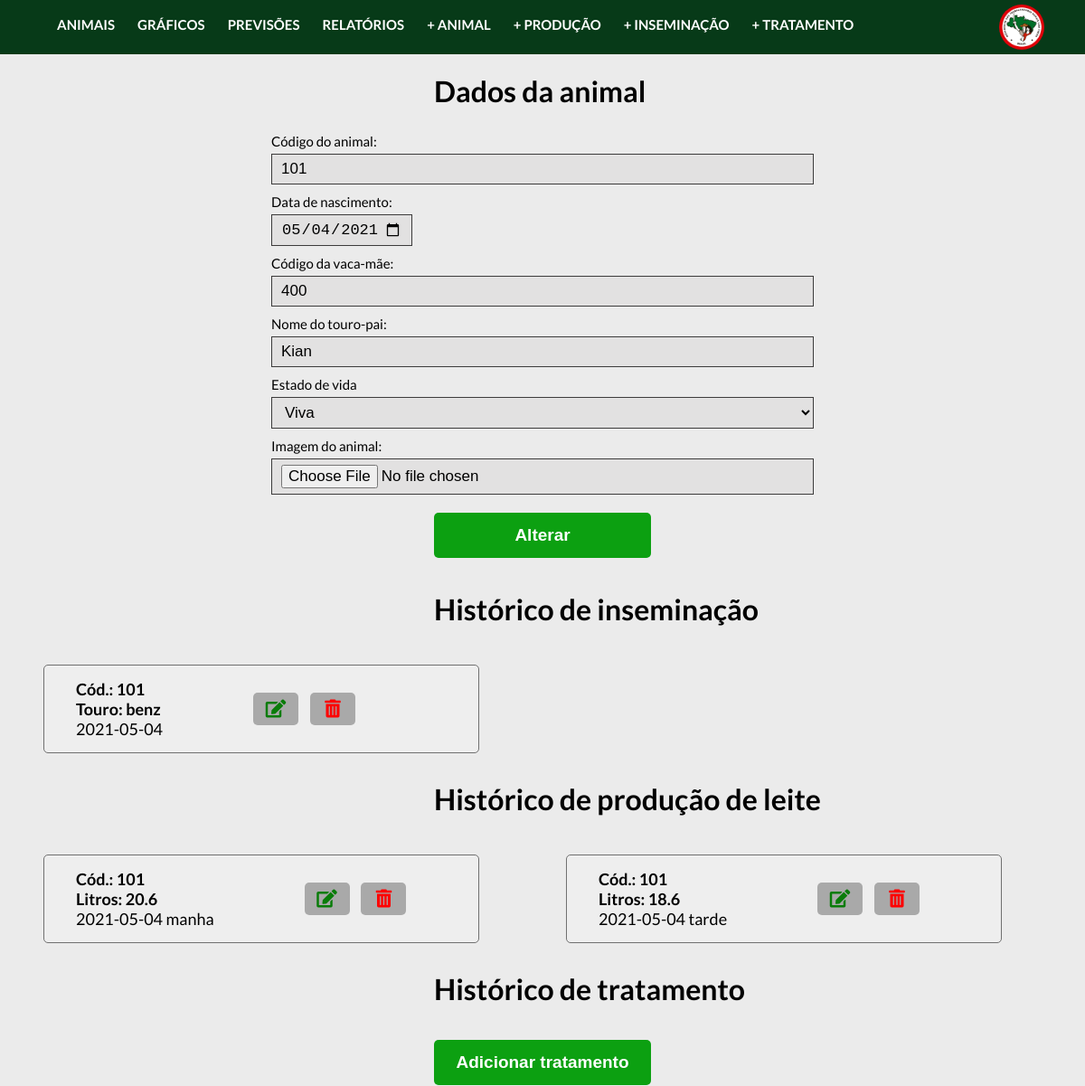
The app's page /controller/animalController.php?acao=altera&codAnimal=101 (upper part), older data.
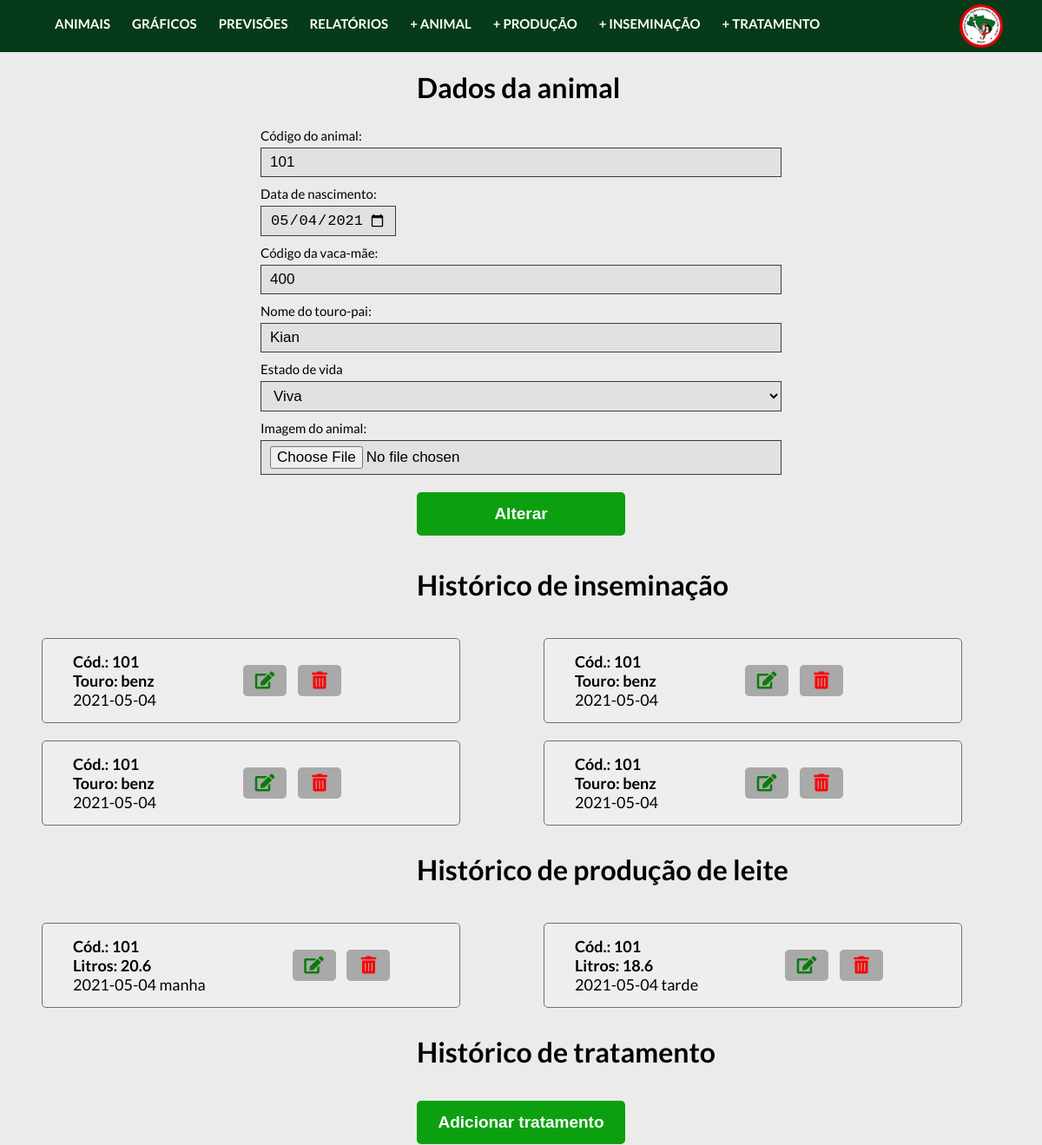
The same page, newer data.
### tables this page shows
create table inseminacao(
  codInseminacao INTEGER AUTO_INCREMENT PRIMARY KEY,
  codAnimal INTEGER NOT NULL,
  dtInseminacao DATE NOT NULL,
  touroInseminador VARCHAR(20) NOT NULL,
  inseminadorResponsavel VARCHAR(40) NOT NULL,
  retorno VARCHAR(10) NOT NULL,
  obs TEXT,
  novaDtInseminacao DATE, 
  FOREIGN KEY (codAnimal) REFERENCES animal(codAnimal)
);

create table producao(
  codProducao INTEGER AUTO_INCREMENT PRIMARY KEY,
  codAnimal INTEGER NOT NULL,
  dtColeta DATE NOT NULL,
  litros FLOAT NOT NULL,
  periodoDia VARCHAR(8) NOT NULL,
  FOREIGN KEY (codAnimal) REFERENCES animal(codAnimal)
);

### controller/classes/Conexao.php (called while the page is built)
<?php
    class Conexao{
        public static $conexao;
        public static function conecta(){
            if(!isset(self::$conexao)){
                try{
                    self::$conexao = new PDO("mysql:host=localhost; dbname=projetointegrado", "admcooptar", "12345");
                }
                catch(PDOException $e){
                    echo "Erro de conexão: ". $e->getMessage();
                    die();
                }
            }
            return self::$conexao;
        }
    }
?>

### controller/classes/AnimalDAO.php (called while the page is built, shortened)
<?php
    require_once "Conexao.php";
    require_once "Animal.php";
    class AnimalDAO{
        public $conexao;
        public function __construct(){
            $this->conexao = Conexao::conecta();
        }
        public function buscar($codAnimal){
            try{
                $query = $this->conexao->prepare("select * from animal where codAnimal=:c");
                $query->bindParam(":c", $codAnimal, PDO::PARAM_INT);
                $query->execute();
                $registros = $query->fetchAll(PDO::FETCH_CLASS, "Animal");
                return $registros[0];
            }
            catch(PDOException $e){
                echo "Erro no acesso aos dados: ". $e->getMessage();
            }
        }
    }
?>

### controller/classes/Animal.php (called while the page is built, shortened)
<?php
    class Animal{
        private $codAnimal;
        public function getCodAnimal(){
            return $this->codAnimal;
        }
    }
?>

### controller/classes/inseminacaoDAO.php (called while the page is built, shortened)
<?php
    require_once "Conexao.php";
    require_once "inseminacao.php";
    class inseminacaoDAO{
        public $conexao;
        public function __construct(){
            $this->conexao = Conexao::conecta();
        }
        public function buscaLista($codAnimal){
            try{
                $query = $this->conexao->prepare("select * from inseminacao where codAnimal = :c");
                $query->bindParam(":c", $codAnimal, PDO::PARAM_INT);
                $query->execute();
                $registros = $query->fetchAll(PDO::FETCH_CLASS, "inseminacao");
                return $registros;
            }
            catch(PDOException $e){
                echo "Erro no acesso aos dados: ". $e->getMessage();
            }
        }
    }
?>

### controller/classes/inseminacao.php (called while the page is built, shortened)
<?php
    class Inseminacao{
        private $codInseminacao;
        private $codAnimal;
        private $dtInseminacao;
        private $touroInseminador;
        public function getCodInseminacao(){
            return $this->codInseminacao;
        }
        public function getCodAnimal(){
            return $this->codAnimal;
        }
        public function getDtInseminacao(){
            return $this->dtInseminacao;
        }
        public function getTouroInseminador(){
            return $this->touroInseminador;
        }
    }
?>

### controller/classes/ProducaoDAO.php (called while the page is built, shortened)
<?php
    require_once "Conexao.php";
    require_once "Producao.php";
    class ProducaoDAO{
        public $conexao;
        public function __construct(){
            $this->conexao = Conexao::conecta();
        }
        public function buscaLista($codAnimal){
            try{
                $query = $this->conexao->prepare("select * from producao where codAnimal = :c");
                $query->bindParam(":c", $codAnimal, PDO::PARAM_INT);
                $query->execute();
                $registros = $query->fetchAll(PDO::FETCH_CLASS, "Producao");
                return $registros;
            }
            catch(PDOException $e){
                echo "Erro no acesso aos dados: ". $e->getMessage();
            }
        }
    }
?>

### controller/classes/Producao.php (called while the page is built, shortened)
<?php
    class Producao{
        private $codProducao;
        private $codAnimal;
        private $dtColeta;
        private $litros;
        private $periodoDia;
        public function getCodProducao(){
            return $this->codProducao;
        }
        public function getCodAnimal(){
            return $this->codAnimal;
        }
        public function getDtColeta(){
            return $this->dtColeta;
        }
        public function getLitros(){
            return $this->litros;
        }
        public function getPeriodoDia(){
            return $this->periodoDia;
        }
    }
?>

### controller/views/listaInseminacao.php (the view, shortened to what the changed rows need)
<!DOCTYPE html>
<html lang="pt-br">
<head>
  <link href="../css/style.css" rel="stylesheet">
  <link href="../css/adicionar-animal.css" rel="stylesheet">
  <link href="../css/lista-animais.css" rel="stylesheet">
</head>
<body>
<div class="lista_animais">
      <h1>Histórico de inseminação</h1>
      <?php
        require_once "../controller/classes/inseminacaoDAO.php";
        $obj = new inseminacaoDAO();
        $lista = $obj->buscaLista($codAnimal);
        if(count($lista) == 0){
            echo "Nenhuma animal encontrada.";
        }else{
            foreach ($lista as $inseminacao){
        ?>
        <div class="animal-historico">
            <div class="label">
                <div class="animal_descricao">
                <strong>Cód.: <?=$inseminacao->getCodAnimal()?> </strong>
                <strong>Touro: <?=$inseminacao->getTouroInseminador()?> </strong>
                <?=$inseminacao->getDtInseminacao()?>
              </div>
              <div>
                <button name="altera" class="button-edit" onclick="window.location.href='inseminacaoController.php?acao=altera&codInseminacao=<?=$inseminacao->getCodInseminacao() ?>'"><i class="fa fa-edit fa-1x"></i></button>
                <button name="exclui" class="button-delete" onclick=""><i class="fa fa-trash-alt fa-1x"></i></button>
              </div>
            </div>
        </div>
    <?php
        }
      }
    ?>
  </div>
</body>

### controller/views/listaProducao.php (shortened to what the changed rows need)
<!DOCTYPE html>
<html lang="pt-br">
<head>
  <link href="../css/style.css" rel="stylesheet">
  <link href="../css/adicionar-animal.css" rel="stylesheet">
  <link href="../css/lista-animais.css" rel="stylesheet">
</head>
<body>
<div class="lista_animais">
      <h1>Histórico de produção de leite</h1>
        <?php
        require_once "../controller/classes/ProducaoDAO.php";
        $obj = new ProducaoDAO();
        $lista = $obj->buscaLista($codAnimal);
        if(count($lista) == 0){
            echo "Nenhuma animal encontrada.";
        }else{
            foreach ($lista as $producao){
        ?>
        <div class="animal-historico">
            <div class="label">
                <div class="animal_descricao">
                <strong>Cód.: <?=$producao->getCodAnimal()?> </strong>
                <strong>Litros: <?=$producao->getLitros()?> </strong>
                <?=$producao->getDtColeta()?>  <?=$producao->getPeriodoDia()?>
                </div>
                <div>
                  <button name="altera" class="button-edit" onclick="window.location.href='producaoController.php?acao=altera&codProducao=<?=$producao->getCodProducao() ?>'"><i class="fa fa-edit fa-1x"></i></button>
                  <button name="exclui" class="button-delete" onclick=""><i class="fa fa-trash-alt fa-1x"></i></button>
                </div>
            </div>
        </div>
    <?php
        }
      }
    ?>
  </div>
</body>

Row changes from the older to the newer data that the page shows:
now on this page (row edited): inseminacao: codAnimal "101", touroInseminador "benz", dtInseminacao "2021-05-04"
added inseminacao: codAnimal "101", touroInseminador "benz", dtInseminacao "2021-05-04"
added inseminacao: codAnimal "101", touroInseminador "benz", dtInseminacao "2021-05-04"
